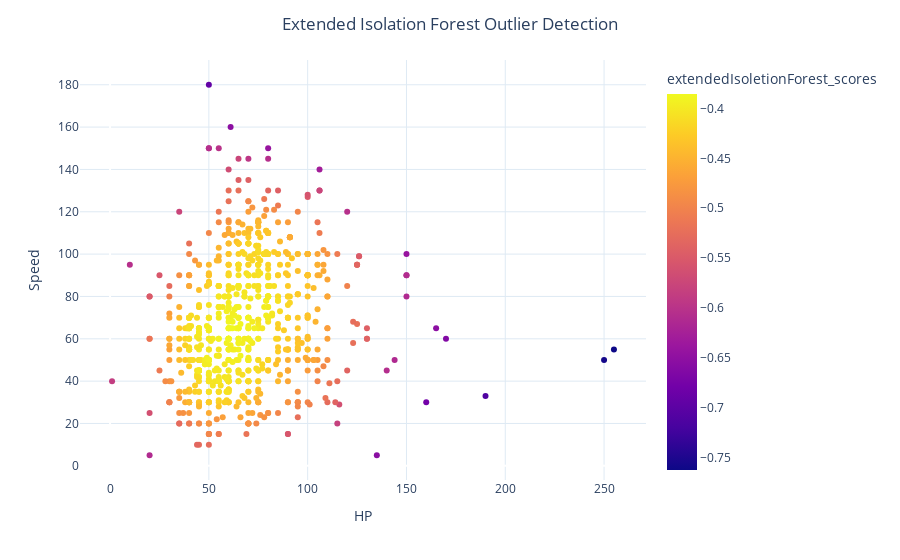

The cell this chart's notebook holds for it:
### Code cell
fig = px.scatter(data, x=x1, y=x2, color="extendedIsoletionForest_scores")
fig.update_layout(title='Extended Isolation Forest Outlier Detection (scores)', title_x=0.5,yaxis=dict(gridcolor = '#DFEAF4'), xaxis=dict(gridcolor = '#DFEAF4'), plot_bgcolor='white')
fig.show()

### Figure 1 — Plotly figure (JSON) as saved in the notebook; plotly's stock layout.template omitted (floating-point values rounded to 4 significant figures; data arrays with more than 128 entries replaced by an {"elided": "..."} marker saying what was removed)
{"data": [{"hovertemplate": "HP=%{x}<br>Speed=%{y}<br>extendedIsoletionForest_scores=%{marker.color}<extra></extra>", "legendgroup": "", "marker": {"color": {"elided": "800 float values"}, "coloraxis": "coloraxis", "symbol": "circle"}, "mode": "markers", "name": "", "orientation": "v", "showlegend": false, "type": "scatter", "x": {"elided": "800 int values"}, "xaxis": "x", "y": {"elided": "800 int values"}, "yaxis": "y"}], "layout": {"coloraxis": {"colorbar": {"title": {"text": "extendedIsoletionForest_scores"}}, "colorscale": [[0, "#0d0887"], [0.1111, "#46039f"], [0.2222, "#7201a8"], [0.3333, "#9c179e"], [0.4444, "#bd3786"], [0.5556, "#d8576b"], [0.6667, "#ed7953"], [0.7778, "#fb9f3a"], [0.8889, "#fdca26"], [1, "#f0f921"]]}, "legend": {"tracegroupgap": 0}, "margin": {"t": 60}, "plot_bgcolor": "white", "title": {"text": "Extended Isolation Forest Outlier Detection", "x": 0.5}, "xaxis": {"anchor": "y", "domain": [0, 1], "gridcolor": "#DFEAF4", "title": {"text": "HP"}}, "yaxis": {"anchor": "x", "domain": [0, 1], "gridcolor": "#DFEAF4", "title": {"text": "Speed"}}}}
